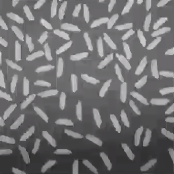
%> input picture 台大郭彦甫/09影像处理（二）/rice.png, 174 x 174 px
$ octave a07.m   (GNU Octave 9; MATLAB toolbox functions it lacks are replaced by stand-ins)
%> lines starting %> are read from the running program, lines starting %| are printed output that depends on the picture; in (x1, y1, x2, y2) boxes, pixels count from 0 and x2, y2 are one past the last pixel; in counts of white or black regions, pixels touching at a corner belong together; the program's own positions count from 1
I=imread('rice.png');
%> I is the input picture: size 174x174x3 uint8; mean R, G, B 113.3, 112.1, 113.5
BG=imopen(I,strel('disk',15));
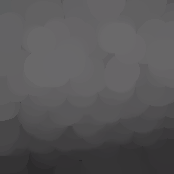
%> BG: size 174x174x3 uint8; mean R, G, B 86.8, 85.6, 87
I2=imsubtract(I,BG);
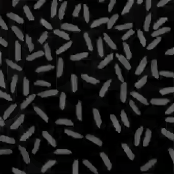
%> I2: size 174x174x3 uint8; mean R, G, B 26.5, 26.5, 26.5
level=graythresh(I2);
%> level = 0.165
BW=im2bw(I2,level);
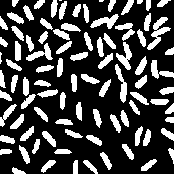
%> BW: size 174x174 logical; 27.1% white; 91 white regions (3 under 20 px)
[labeled,numObjects]=bwlabel(BW,8);
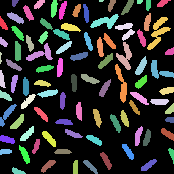
%> labeled: size 174x174 double; 92 distinct labels, from 0 to 91; one colour per label, 0 black
%> numObjects = 91
graindata=regionprops(labeled,'basic');
%> graindata = 91 regions; largest, box (x1, y1, x2, y2), Area and Centroid: (147, 17, 171, 50) 277 [158.9 32.8], (116, 42, 132, 70) 201 [126 57.2], (90, 14, 119, 29) 200 [106 22.3], (115, 64, 127, 103) 193 [122.3 84.9], (26, 43, 53, 61) 187 [41.5 54.6]
graindata(51)%뒤51젓쵠
%> ans = 1 region; box (x1, y1, x2, y2), Area and Centroid: (83, 4, 89, 23) 80 [86.8 13.9]
